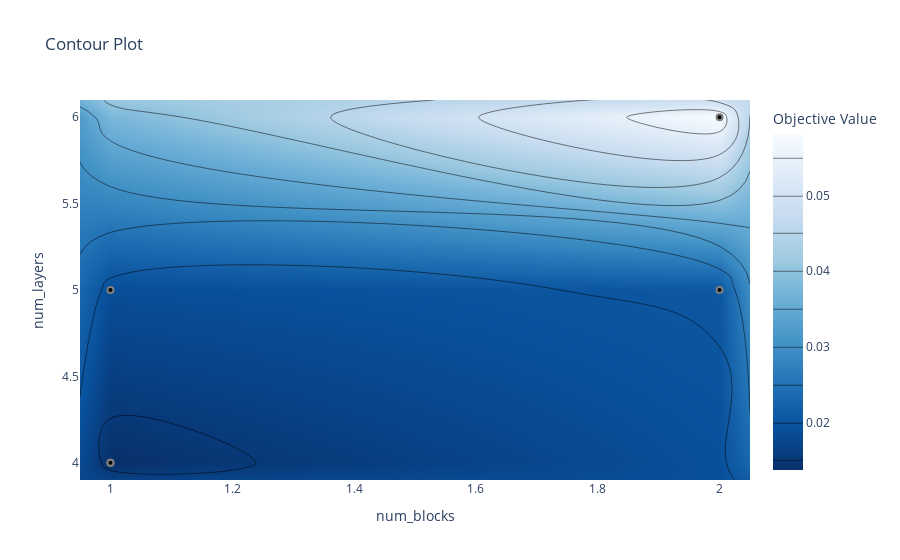

The notebook cell saved with this chart:
### Code cell
plot_contour(study, params=["num_layers", "num_blocks"])

### Figure 1 — Plotly figure (JSON) as saved in the notebook; plotly's stock layout.template omitted (floating-point values rounded to 4 significant figures)
{"data": [{"colorbar": {"title": {"text": "Objective Value"}}, "colorscale": [[0, "rgb(247,251,255)"], [0.125, "rgb(222,235,247)"], [0.25, "rgb(198,219,239)"], [0.375, "rgb(158,202,225)"], [0.5, "rgb(107,174,214)"], [0.625, "rgb(66,146,198)"], [0.75, "rgb(33,113,181)"], [0.875, "rgb(8,81,156)"], [1, "rgb(8,48,107)"]], "connectgaps": true, "contours": {"coloring": "heatmap"}, "hoverinfo": "none", "line": {"smoothing": 1.3}, "reversescale": true, "type": "contour", "x": [0.95, 1, 2, 2.05], "y": [3.9, 4, 5, 6, 6.1], "z": [[null, null, null, null], [null, 0.01372, null, null], [null, 0.01872, 0.02045, null], [null, null, 0.05814, null], [null, null, null, null]]}, {"marker": {"color": "black", "line": {"color": "Gray", "width": 2}}, "mode": "markers", "name": "Feasible Trial", "showlegend": false, "type": "scatter", "x": [1, 2, 2, 1, 1], "y": [4, 5, 6, 5, 4]}, {"marker": {"color": "#cccccc", "line": {"color": "Gray", "width": 2}}, "mode": "markers", "name": "Infeasible Trial", "showlegend": false, "type": "scatter", "x": [], "y": []}], "layout": {"title": {"text": "Contour Plot"}, "xaxis": {"range": [0.95, 2.05], "title": {"text": "num_blocks"}}, "yaxis": {"range": [3.9, 6.1], "title": {"text": "num_layers"}}}}
